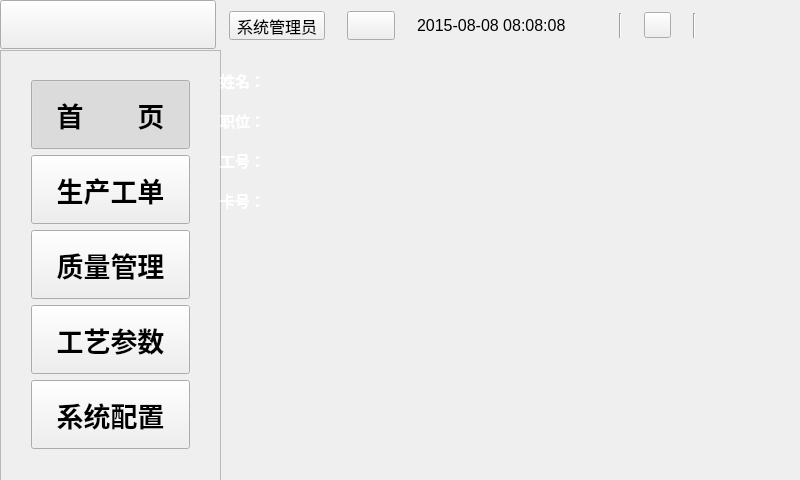
<?xml version="1.0" encoding="UTF-8"?>
<ui version="4.0">
 <class>MainWindow</class>
 <widget class="QMainWindow" name="MainWindow">
  <property name="geometry">
   <rect>
    <x>0</x>
    <y>0</y>
    <width>800</width>
    <height>480</height>
   </rect>
  </property>
  <property name="minimumSize">
   <size>
    <width>800</width>
    <height>480</height>
   </size>
  </property>
  <property name="maximumSize">
   <size>
    <width>800</width>
    <height>480</height>
   </size>
  </property>
  <property name="font">
   <font>
    <pointsize>12</pointsize>
   </font>
  </property>
  <property name="windowTitle">
   <string>MainWindow</string>
  </property>
  <property name="toolTip">
   <string/>
  </property>
  <property name="styleSheet">
   <string notr="true">#MainCentralWidget {
	border-image: url(:/rc/res/main_bk.png);
}
#Menuframe { 
	border: 0px solid rgb(76, 76, 76);	
	background-image: url(:/rc/res/main_left_menu_bk.png);
}
#Menuframe QPushButton {		
	color: rgb(255, 255, 255);	
	border-style:solid;
	border-bottom-width: 1px;	
	border-bottom-color: rgb(208, 208, 208);	
}
#Menuframe QPushButton:pressed{
	color: rgb(255, 255, 255);		
	background-color: rgb(85, 85, 127);
	border-style:solid;
	border-bottom-width: 2px;	
	border-bottom-color: rgb(208, 208, 208);
}
#Menuframe QPushButton:checked {
	color: rgb(255, 255, 255);		
	border-style:solid;
	border-bottom-width: 3px;	
	border-bottom-color: rgb(208, 208, 208);
}
#bt_main_page1{qproperty-iconSize: 32px 32px;qproperty-icon:url(:/rc/res/main_left_menu_ic1.png);}
#bt_main_page2{qproperty-iconSize: 32px 32px;qproperty-icon:url(&quot;:/rc/res//main_left_menu_ic2.png&quot;);}
#bt_main_page3{qproperty-iconSize: 32px 32px;qproperty-icon:url(&quot;:/rc/res/main_left_menu_ic3.png&quot;);}
#bt_main_page4{qproperty-iconSize: 32px 32px;qproperty-icon:url(&quot;:/rc/res/main_left_menu_ic4.png&quot;);}
#bt_main_page5{qproperty-iconSize: 32px 32px;qproperty-icon:url(&quot;:/rc/res/main_left_menu_ic5.png&quot;);}
#btUserInfo{
border-color: rgba(255, 255, 255, 0);
background-color: rgba(133, 172, 255, 0);
color: rgb(255, 255, 127);
font:bold 22px;
}
#widgetUserInfo
{
border: 1px solid rgb(255, 255, 255);
border-radius: 10px;	
background-color: rgba(44, 44, 44,200);
}
#SysMess {
border-image: url(&quot;:/rc/res/main_mess.png&quot;);
focus{padding: -1;}
}
#CSCPStatus {border-image: url(:/rc/res/Server_status_close.png);}
#btMenu {border-image: url(:/rc/res/main_left_bt.png);}
#wifiSignal {border-image: url(:/rc/res/WiFi_status0.png);}
#SysTime {color: rgb(255, 255, 255);font:bold 16px;}</string>
  </property>
  <widget class="QWidget" name="MainCentralWidget">
   <property name="font">
    <font>
     <pointsize>12</pointsize>
    </font>
   </property>
   <property name="styleSheet">
    <string notr="true"/>
   </property>
   <widget class="QWidget" name="widgetMainTop" native="true">
    <property name="geometry">
     <rect>
      <x>0</x>
      <y>0</y>
      <width>801</width>
      <height>61</height>
     </rect>
    </property>
    <property name="styleSheet">
     <string notr="true"/>
    </property>
    <widget class="QWidget" name="horizontalLayoutWidget">
     <property name="geometry">
      <rect>
       <x>200</x>
       <y>0</y>
       <width>591</width>
       <height>51</height>
      </rect>
     </property>
     <layout class="QHBoxLayout" name="horizontalLayout">
      <property name="spacing">
       <number>4</number>
      </property>
      <item>
       <widget class="QToolButton" name="btUserInfo">
        <property name="focusPolicy">
         <enum>Qt::NoFocus</enum>
        </property>
        <property name="text">
         <string>系统管理员</string>
        </property>
       </widget>
      </item>
      <item>
       <widget class="QPushButton" name="SysMess">
        <property name="minimumSize">
         <size>
          <width>22</width>
          <height>22</height>
         </size>
        </property>
        <property name="maximumSize">
         <size>
          <width>48</width>
          <height>48</height>
         </size>
        </property>
        <property name="focusPolicy">
         <enum>Qt::NoFocus</enum>
        </property>
        <property name="styleSheet">
         <string notr="true"/>
        </property>
        <property name="text">
         <string/>
        </property>
       </widget>
      </item>
      <item>
       <widget class="QLabel" name="SysTime">
        <property name="maximumSize">
         <size>
          <width>180</width>
          <height>16777215</height>
         </size>
        </property>
        <property name="mouseTracking">
         <bool>true</bool>
        </property>
        <property name="styleSheet">
         <string notr="true"/>
        </property>
        <property name="text">
         <string>2015-08-08 08:08:08</string>
        </property>
       </widget>
      </item>
      <item>
       <widget class="Line" name="line">
        <property name="maximumSize">
         <size>
          <width>16777215</width>
          <height>25</height>
         </size>
        </property>
        <property name="orientation">
         <enum>Qt::Vertical</enum>
        </property>
       </widget>
      </item>
      <item>
       <widget class="QPushButton" name="CSCPStatus">
        <property name="maximumSize">
         <size>
          <width>27</width>
          <height>26</height>
         </size>
        </property>
        <property name="font">
         <font>
          <pointsize>14</pointsize>
         </font>
        </property>
        <property name="focusPolicy">
         <enum>Qt::NoFocus</enum>
        </property>
        <property name="styleSheet">
         <string notr="true"/>
        </property>
        <property name="text">
         <string/>
        </property>
        <property name="checkable">
         <bool>true</bool>
        </property>
       </widget>
      </item>
      <item>
       <widget class="Line" name="line_2">
        <property name="maximumSize">
         <size>
          <width>16777215</width>
          <height>25</height>
         </size>
        </property>
        <property name="orientation">
         <enum>Qt::Vertical</enum>
        </property>
       </widget>
      </item>
      <item>
       <widget class="QLabel" name="wifiSignal">
        <property name="minimumSize">
         <size>
          <width>0</width>
          <height>0</height>
         </size>
        </property>
        <property name="maximumSize">
         <size>
          <width>40</width>
          <height>20</height>
         </size>
        </property>
        <property name="font">
         <font>
          <pointsize>14</pointsize>
         </font>
        </property>
        <property name="styleSheet">
         <string notr="true"/>
        </property>
        <property name="text">
         <string/>
        </property>
       </widget>
      </item>
     </layout>
    </widget>
    <widget class="QPushButton" name="btMenu">
     <property name="geometry">
      <rect>
       <x>0</x>
       <y>0</y>
       <width>216</width>
       <height>49</height>
      </rect>
     </property>
     <property name="focusPolicy">
      <enum>Qt::NoFocus</enum>
     </property>
     <property name="styleSheet">
      <string notr="true"/>
     </property>
     <property name="text">
      <string/>
     </property>
    </widget>
   </widget>
   <widget class="QWidget" name="widgetUserInfo" native="true">
    <property name="enabled">
     <bool>true</bool>
    </property>
    <property name="geometry">
     <rect>
      <x>210</x>
      <y>50</y>
      <width>161</width>
      <height>181</height>
     </rect>
    </property>
    <property name="styleSheet">
     <string notr="true"/>
    </property>
    <widget class="QLabel" name="userName">
     <property name="geometry">
      <rect>
       <x>10</x>
       <y>10</y>
       <width>141</width>
       <height>41</height>
      </rect>
     </property>
     <property name="styleSheet">
      <string notr="true">color: rgb(255, 255, 255);font:bold 15px;</string>
     </property>
     <property name="text">
      <string>姓名：</string>
     </property>
    </widget>
    <widget class="QLabel" name="userJob">
     <property name="geometry">
      <rect>
       <x>10</x>
       <y>50</y>
       <width>141</width>
       <height>41</height>
      </rect>
     </property>
     <property name="styleSheet">
      <string notr="true">color: rgb(255, 255, 255);font:bold 15px;</string>
     </property>
     <property name="text">
      <string>职位：</string>
     </property>
    </widget>
    <widget class="QLabel" name="userWorkNo">
     <property name="geometry">
      <rect>
       <x>10</x>
       <y>90</y>
       <width>141</width>
       <height>41</height>
      </rect>
     </property>
     <property name="styleSheet">
      <string notr="true">color: rgb(255, 255, 255);font:bold 15px;</string>
     </property>
     <property name="text">
      <string>工号：</string>
     </property>
    </widget>
    <widget class="QLabel" name="userICNO">
     <property name="geometry">
      <rect>
       <x>10</x>
       <y>130</y>
       <width>141</width>
       <height>41</height>
      </rect>
     </property>
     <property name="styleSheet">
      <string notr="true">color: rgb(255, 255, 255);font:bold 15px;</string>
     </property>
     <property name="text">
      <string>卡号：</string>
     </property>
    </widget>
   </widget>
   <widget class="QFrame" name="Menuframe">
    <property name="geometry">
     <rect>
      <x>0</x>
      <y>50</y>
      <width>221</width>
      <height>431</height>
     </rect>
    </property>
    <property name="maximumSize">
     <size>
      <width>800</width>
      <height>16777215</height>
     </size>
    </property>
    <property name="font">
     <font>
      <pointsize>14</pointsize>
     </font>
    </property>
    <property name="styleSheet">
     <string notr="true"/>
    </property>
    <property name="frameShape">
     <enum>QFrame::StyledPanel</enum>
    </property>
    <property name="frameShadow">
     <enum>QFrame::Raised</enum>
    </property>
    <widget class="QWidget" name="verticalLayoutWidget">
     <property name="geometry">
      <rect>
       <x>20</x>
       <y>19</y>
       <width>181</width>
       <height>391</height>
      </rect>
     </property>
     <layout class="QVBoxLayout" name="verticalLayout">
      <item>
       <widget class="QPushButton" name="bt_main_page1">
        <property name="maximumSize">
         <size>
          <width>800</width>
          <height>800</height>
         </size>
        </property>
        <property name="font">
         <font>
          <pointsize>20</pointsize>
          <weight>75</weight>
          <bold>true</bold>
         </font>
        </property>
        <property name="focusPolicy">
         <enum>Qt::NoFocus</enum>
        </property>
        <property name="styleSheet">
         <string notr="true"/>
        </property>
        <property name="text">
         <string>首　　页</string>
        </property>
        <property name="iconSize">
         <size>
          <width>32</width>
          <height>32</height>
         </size>
        </property>
        <property name="checkable">
         <bool>true</bool>
        </property>
        <property name="checked">
         <bool>true</bool>
        </property>
       </widget>
      </item>
      <item>
       <widget class="QPushButton" name="bt_main_page2">
        <property name="maximumSize">
         <size>
          <width>800</width>
          <height>800</height>
         </size>
        </property>
        <property name="font">
         <font>
          <pointsize>20</pointsize>
          <weight>75</weight>
          <bold>true</bold>
         </font>
        </property>
        <property name="focusPolicy">
         <enum>Qt::NoFocus</enum>
        </property>
        <property name="styleSheet">
         <string notr="true"/>
        </property>
        <property name="text">
         <string>生产工单</string>
        </property>
        <property name="iconSize">
         <size>
          <width>32</width>
          <height>32</height>
         </size>
        </property>
        <property name="checkable">
         <bool>true</bool>
        </property>
        <property name="checked">
         <bool>false</bool>
        </property>
       </widget>
      </item>
      <item>
       <widget class="QPushButton" name="bt_main_page3">
        <property name="maximumSize">
         <size>
          <width>800</width>
          <height>800</height>
         </size>
        </property>
        <property name="font">
         <font>
          <pointsize>20</pointsize>
          <weight>75</weight>
          <bold>true</bold>
         </font>
        </property>
        <property name="focusPolicy">
         <enum>Qt::NoFocus</enum>
        </property>
        <property name="styleSheet">
         <string notr="true"/>
        </property>
        <property name="text">
         <string>质量管理</string>
        </property>
        <property name="iconSize">
         <size>
          <width>32</width>
          <height>32</height>
         </size>
        </property>
        <property name="checkable">
         <bool>true</bool>
        </property>
       </widget>
      </item>
      <item>
       <widget class="QPushButton" name="bt_main_page4">
        <property name="maximumSize">
         <size>
          <width>800</width>
          <height>800</height>
         </size>
        </property>
        <property name="font">
         <font>
          <pointsize>20</pointsize>
          <weight>75</weight>
          <bold>true</bold>
         </font>
        </property>
        <property name="focusPolicy">
         <enum>Qt::NoFocus</enum>
        </property>
        <property name="styleSheet">
         <string notr="true"/>
        </property>
        <property name="text">
         <string>工艺参数</string>
        </property>
        <property name="iconSize">
         <size>
          <width>32</width>
          <height>32</height>
         </size>
        </property>
        <property name="checkable">
         <bool>true</bool>
        </property>
       </widget>
      </item>
      <item>
       <widget class="QPushButton" name="bt_main_page5">
        <property name="maximumSize">
         <size>
          <width>800</width>
          <height>800</height>
         </size>
        </property>
        <property name="font">
         <font>
          <pointsize>20</pointsize>
          <weight>75</weight>
          <bold>true</bold>
         </font>
        </property>
        <property name="focusPolicy">
         <enum>Qt::NoFocus</enum>
        </property>
        <property name="contextMenuPolicy">
         <enum>Qt::DefaultContextMenu</enum>
        </property>
        <property name="styleSheet">
         <string notr="true"/>
        </property>
        <property name="text">
         <string>系统配置</string>
        </property>
        <property name="iconSize">
         <size>
          <width>32</width>
          <height>32</height>
         </size>
        </property>
        <property name="checkable">
         <bool>true</bool>
        </property>
        <property name="autoDefault">
         <bool>false</bool>
        </property>
        <property name="default">
         <bool>false</bool>
        </property>
       </widget>
      </item>
     </layout>
    </widget>
   </widget>
   <widget class="QStackedWidget" name="stackedWidget">
    <property name="geometry">
     <rect>
      <x>0</x>
      <y>50</y>
      <width>800</width>
      <height>430</height>
     </rect>
    </property>
    <property name="styleSheet">
     <string notr="true"/>
    </property>
   </widget>
   <zorder>stackedWidget</zorder>
   <zorder>widgetMainTop</zorder>
   <zorder>Menuframe</zorder>
   <zorder>widgetUserInfo</zorder>
  </widget>
 </widget>
 <layoutdefault spacing="6" margin="11"/>
 <resources/>
 <connections/>
</ui>
